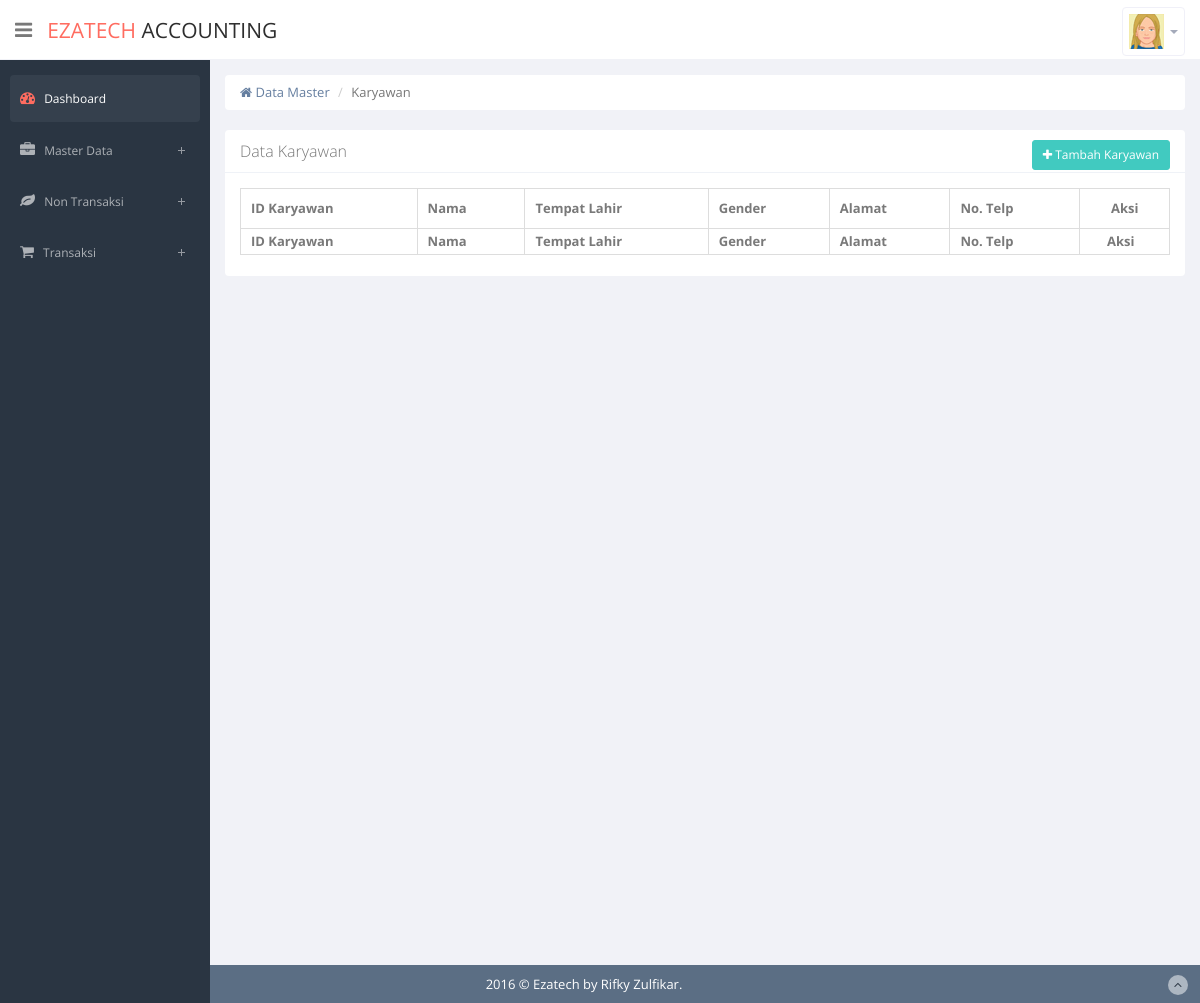
Before: /index.php/karyawan with the older database file.
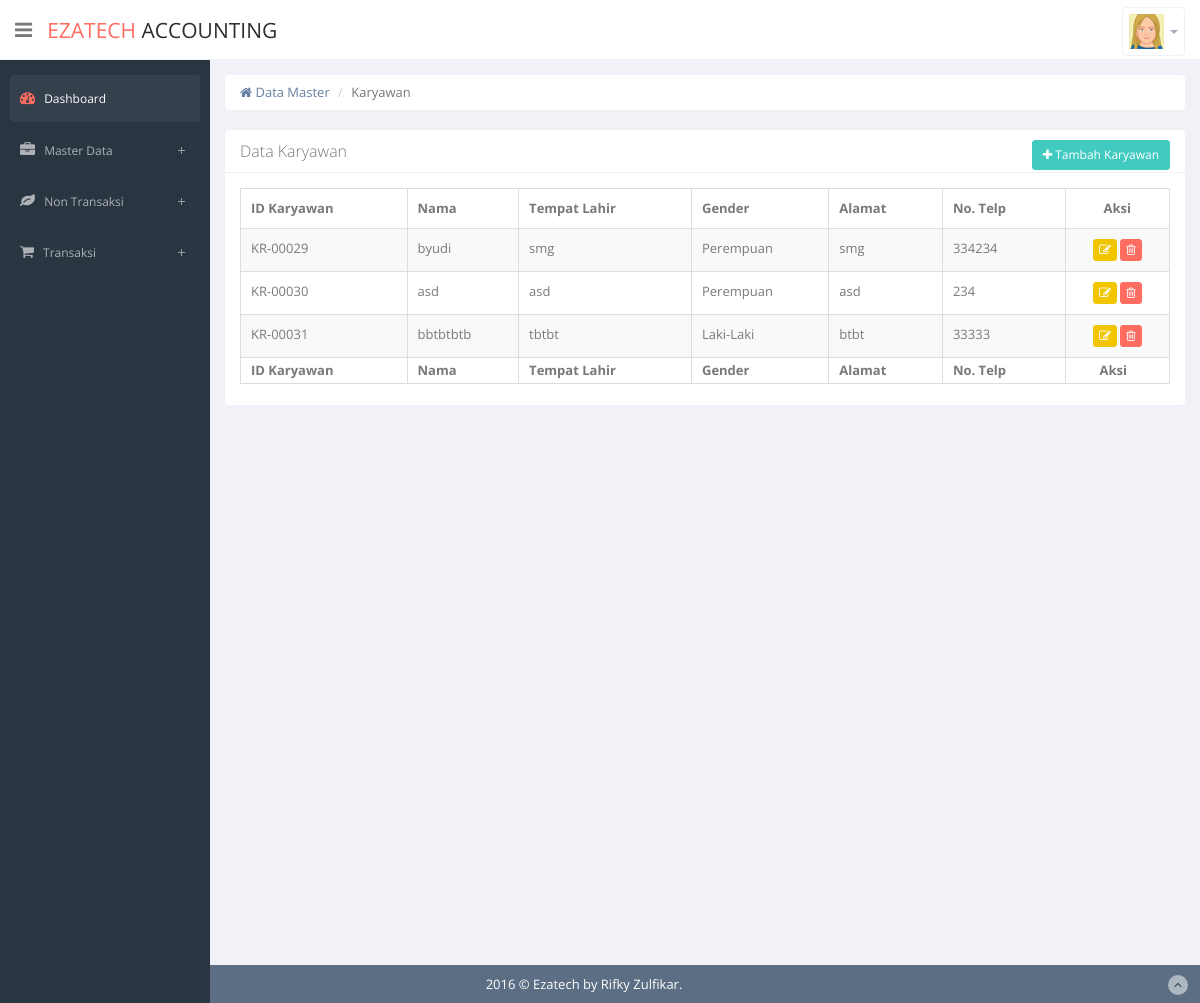
After: the same page with the newer database file.
### tables this page shows
CREATE TABLE `t_pegawai` (
  `id_pegawai` char(20) NOT NULL DEFAULT '',
  `nama` varchar(50) NOT NULL DEFAULT '',
  `tempat_lahir` varchar(30) NOT NULL DEFAULT '',
  `gender` varchar(10) NOT NULL DEFAULT '',
  `alamat` varchar(50) NOT NULL DEFAULT '',
  `telp` varchar(20) NOT NULL DEFAULT '',
  `status_aktif` tinyint(1) DEFAULT NULL,
  PRIMARY KEY (`id_pegawai`)
);

### application/controllers/Karyawan.php (called while the page is built, shortened)
<?php
class Karyawan extends CI_Controller {
	public function __construct()
 	{
 		$this->load->library('session');
    	$this->load->model('m_karyawan');
 	}
	public function index()
	{
    $data['karyawan'] = $this->m_karyawan->getData()->result();
		if ($this->session->flashdata('info') !== null)
    {
      $data['info'] = $this->session->flashdata('info');
      $data['info_type'] = $this->session->flashdata('info_type');
      $data['info_pesan'] = $this->session->flashdata('info_pesan');
      $this->load->view('admin/master/karyawan/view',$data);
		}
    else
    {
      $this->load->view('admin/master/karyawan/view',$data);
		}
	}
}

### index.php (called while the page is built, shortened)
<?php
require_once BASEPATH.'core/CodeIgniter.php';

### application/models/M_karyawan.php (called while the page is built, shortened)
<?php
	class M_karyawan extends CI_Model {
		public function getData() {
			$query = "SELECT * FROM t_pegawai WHERE status_aktif = '1';";
			return $this->db->query($query);
		}
	}
?>

### application/views/admin/master/karyawan/view.php (the view, shortened to what this page needs)
<?php
	include(__DIR__ . "/../../head.php");
	include(__DIR__ . "/../../header.php");
	include(__DIR__ . "/../../sidebar.php");
?>
<section id="main-content">
	<section class="wrapper site-min-height">
		<div class="row">
	    <div class="col-lg-12">
		    <ul class="breadcrumb">
			    <li><a href="#"><i class="fa fa-home"></i> Data Master</a></li>
			    <li class="active">Karyawan</li>
		    </ul>
	    </div>
    </div>
		<div class="row">
			<div class="col-sm-12">
				<section class="panel">
					<header class="panel-heading">
						Data Karyawan
						<a href="<?=base_url()?>index.php/karyawan/tambah/" class="btn btn-primary btn-sm pull-right">
							<i class="fa fa-plus"></i> Tambah Karyawan
						</a>
					</header>
					<div class="panel-body">
						<div class="adv-table">
							<table class="display table table-bordered table-striped" id="tabelData">
								<thead>
									<tr>
										<th>ID Karyawan</th>
										<th>Nama</th>
										<th>Tempat Lahir</th>
										<th>Gender</th>
										<th>Alamat</th>
										<th>No. Telp</th>
										<th class="text-center">Aksi</th>
									</tr>
								</thead>
								<tbody>
									<?php foreach ($karyawan as $row) : ?>
									<tr>
										<td><?=$row->id_pegawai?></td>
										<td><?=$row->nama?></td>
										<td><?=$row->tempat_lahir?></td>
										<td><?=$row->gender?></td>
										<td><?=$row->alamat?></td>
										<td><?=$row->telp?></td>
										<td class="center hidden-phone">
											<a href="<?=base_url()?>index.php/karyawan/ubah/?id=<?=$row->id_pegawai?>" class="btn btn-warning btn-xs tooltips" data-placement="top" data-toggle="tooltip" data-original-title="Ubah Data"><i class="fa fa-edit"></i></a>
											<a href="<?=base_url()?>index.php/karyawan/hapus/?id=<?=$row->id_pegawai?>" class="btn btn-danger btn-xs tooltips" data-placement="top" data-toggle="tooltip" data-original-title="Hapus Data" onclick="return confirm('Anda yakin menghapus data ID <?=$row->id_pegawai?>')"><i class="fa fa-trash-o"></i></a>
										</td>
									</tr>
									<?php endforeach; ?>
								</tbody>
								<tfoot>
									<tr>
										<th>ID Karyawan</th>
										<th>Nama</th>
										<th>Tempat Lahir</th>
										<th>Gender</th>
										<th>Alamat</th>
										<th>No. Telp</th>
										<th class="text-center">Aksi</th>
								</tfoot>
							</table>
						</div>
					</div>
				</section>
			</div>
		</div>
	</section>
</section>
<?php
	include(__DIR__ . "/../../footer.php");
?>
</body>
</html>

Changed rows visible on the page:
added t_pegawai: id_pegawai "KR-00029", nama "byudi", tempat_lahir "smg", gender "Perempuan", alamat "smg", telp "334234"
added t_pegawai: id_pegawai "KR-00030", nama "asd", tempat_lahir "asd", gender "Perempuan", alamat "asd", telp "234"
added t_pegawai: id_pegawai "KR-00031", nama "bbtbtbtb", tempat_lahir "tbtbt", gender "Laki-Laki", alamat "btbt", telp "33333"
